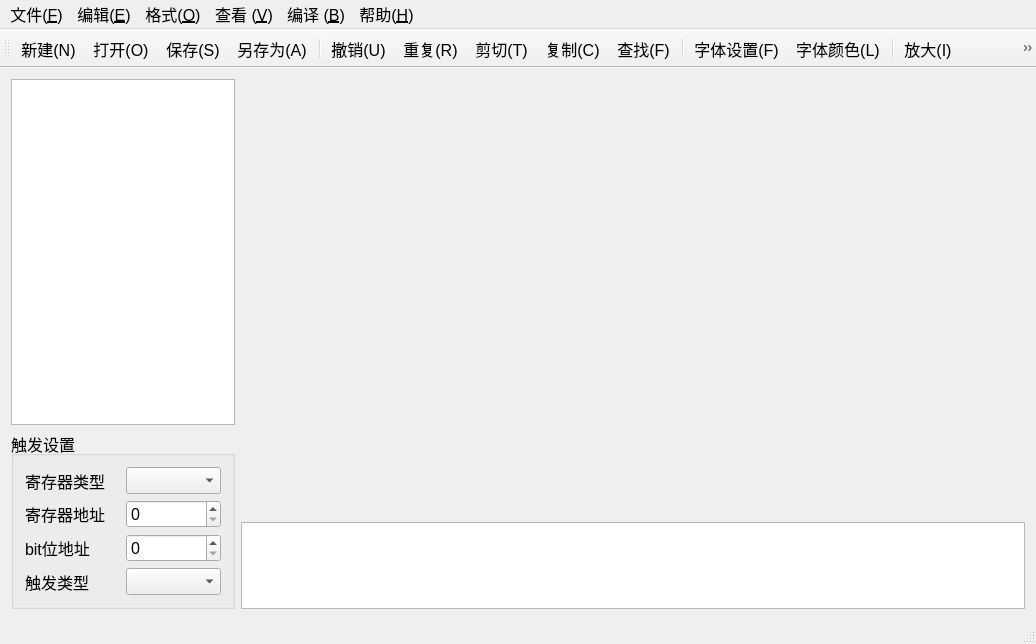
<?xml version="1.0" encoding="UTF-8"?>
<ui version="4.0">
 <class>QEditor</class>
 <widget class="QMainWindow" name="QEditor">
  <property name="windowModality">
   <enum>Qt::WindowModal</enum>
  </property>
  <property name="geometry">
   <rect>
    <x>0</x>
    <y>0</y>
    <width>1036</width>
    <height>644</height>
   </rect>
  </property>
  <property name="font">
   <font>
    <pointsize>12</pointsize>
   </font>
  </property>
  <property name="windowTitle">
   <string>宏指令编辑器</string>
  </property>
  <widget class="QWidget" name="centralWidget">
   <layout class="QHBoxLayout" name="horizontalLayout" stretch="2,7">
    <item>
     <layout class="QVBoxLayout" name="verticalLayout" stretch="5,2">
      <item>
       <widget class="QTableWidget" name="tableWidget">
        <property name="font">
         <font>
          <pointsize>12</pointsize>
         </font>
        </property>
        <property name="columnCount">
         <number>1</number>
        </property>
        <attribute name="horizontalHeaderVisible">
         <bool>false</bool>
        </attribute>
        <attribute name="horizontalHeaderStretchLastSection">
         <bool>true</bool>
        </attribute>
        <attribute name="verticalHeaderStretchLastSection">
         <bool>false</bool>
        </attribute>
        <column/>
       </widget>
      </item>
      <item>
       <widget class="QGroupBox" name="groupBox">
        <property name="title">
         <string>触发设置</string>
        </property>
        <layout class="QGridLayout" name="gridLayout">
         <item row="2" column="0">
          <widget class="QLabel" name="label_6">
           <property name="text">
            <string>bit位地址</string>
           </property>
          </widget>
         </item>
         <item row="1" column="2">
          <widget class="QSpinBox" name="regAddress"/>
         </item>
         <item row="1" column="0">
          <widget class="QLabel" name="label_5">
           <property name="text">
            <string>寄存器地址</string>
           </property>
          </widget>
         </item>
         <item row="0" column="0">
          <widget class="QLabel" name="label_2">
           <property name="text">
            <string>寄存器类型</string>
           </property>
          </widget>
         </item>
         <item row="0" column="2">
          <widget class="QComboBox" name="regType"/>
         </item>
         <item row="2" column="2">
          <widget class="QSpinBox" name="bitAddress"/>
         </item>
         <item row="3" column="0">
          <widget class="QLabel" name="label_3">
           <property name="text">
            <string>触发类型</string>
           </property>
          </widget>
         </item>
         <item row="3" column="2">
          <widget class="QComboBox" name="triggerType"/>
         </item>
        </layout>
       </widget>
      </item>
     </layout>
    </item>
    <item>
     <layout class="QVBoxLayout" name="verticalLayout_2" stretch="10,2">
      <item>
       <widget class="CodeEidtor" name="codeEditor" native="true"/>
      </item>
      <item>
       <widget class="QTableWidget" name="output">
        <property name="columnCount">
         <number>2</number>
        </property>
        <attribute name="horizontalHeaderVisible">
         <bool>false</bool>
        </attribute>
        <attribute name="horizontalHeaderStretchLastSection">
         <bool>true</bool>
        </attribute>
        <attribute name="verticalHeaderVisible">
         <bool>false</bool>
        </attribute>
        <column/>
        <column/>
       </widget>
      </item>
     </layout>
    </item>
   </layout>
  </widget>
  <widget class="QMenuBar" name="menuBar">
   <property name="geometry">
    <rect>
     <x>0</x>
     <y>0</y>
     <width>1036</width>
     <height>23</height>
    </rect>
   </property>
   <widget class="QMenu" name="menu_F">
    <property name="title">
     <string>文件(&amp;F)</string>
    </property>
    <widget class="QMenu" name="menu_RecentFile">
     <property name="title">
      <string>最近打开(&amp;R)</string>
     </property>
    </widget>
    <addaction name="action_New"/>
    <addaction name="action_Open"/>
    <addaction name="action_Save"/>
    <addaction name="action_Asave"/>
    <addaction name="separator"/>
    <addaction name="menu_RecentFile"/>
    <addaction name="separator"/>
    <addaction name="action_Quit"/>
   </widget>
   <widget class="QMenu" name="menu_E">
    <property name="title">
     <string>编辑(&amp;E)</string>
    </property>
    <addaction name="action_Undo"/>
    <addaction name="action_Redo"/>
    <addaction name="separator"/>
    <addaction name="action_Cut"/>
    <addaction name="action_Copy"/>
    <addaction name="action_Paste"/>
    <addaction name="action_Delete"/>
    <addaction name="separator"/>
    <addaction name="action_SelectAll"/>
    <addaction name="action_Clear"/>
    <addaction name="separator"/>
    <addaction name="action_Find"/>
    <addaction name="action_Replace"/>
   </widget>
   <widget class="QMenu" name="menu_O">
    <property name="title">
     <string>格式(&amp;O)</string>
    </property>
    <addaction name="action_Switch"/>
    <addaction name="separator"/>
    <addaction name="action_Font"/>
    <addaction name="action_Color"/>
   </widget>
   <widget class="QMenu" name="menu_V">
    <property name="title">
     <string>查看 (&amp;V)</string>
    </property>
    <addaction name="action_ToolsBar"/>
    <addaction name="action_StatusBar"/>
    <addaction name="separator"/>
    <addaction name="action_Highlight"/>
    <addaction name="separator"/>
    <addaction name="action_Zoomout"/>
    <addaction name="action_Zoomin"/>
   </widget>
   <widget class="QMenu" name="menu_H">
    <property name="title">
     <string>帮助(&amp;H)</string>
    </property>
    <addaction name="action_About"/>
   </widget>
   <widget class="QMenu" name="menu_B">
    <property name="title">
     <string>编译 (&amp;B)</string>
    </property>
    <addaction name="action_Build"/>
    <addaction name="action_Clear"/>
   </widget>
   <addaction name="menu_F"/>
   <addaction name="menu_E"/>
   <addaction name="menu_O"/>
   <addaction name="menu_V"/>
   <addaction name="menu_B"/>
   <addaction name="menu_H"/>
  </widget>
  <widget class="QToolBar" name="mainToolBar">
   <attribute name="toolBarArea">
    <enum>TopToolBarArea</enum>
   </attribute>
   <attribute name="toolBarBreak">
    <bool>false</bool>
   </attribute>
   <addaction name="action_New"/>
   <addaction name="action_Open"/>
   <addaction name="action_Save"/>
   <addaction name="action_Asave"/>
   <addaction name="separator"/>
   <addaction name="action_Undo"/>
   <addaction name="action_Redo"/>
   <addaction name="action_Cut"/>
   <addaction name="action_Copy"/>
   <addaction name="action_Find"/>
   <addaction name="separator"/>
   <addaction name="action_Font"/>
   <addaction name="action_Color"/>
   <addaction name="separator"/>
   <addaction name="action_Zoomout"/>
   <addaction name="action_Zoomin"/>
   <addaction name="separator"/>
   <addaction name="action_Build"/>
   <addaction name="action_Clear"/>
  </widget>
  <widget class="QStatusBar" name="statusBar"/>
  <action name="action_New">
   <property name="icon">
    <iconset resource="../application.qrc">
     <normaloff>:/new</normaloff>:/new</iconset>
   </property>
   <property name="text">
    <string>新建(&amp;N)</string>
   </property>
  </action>
  <action name="action_Open">
   <property name="icon">
    <iconset resource="../application.qrc">
     <normaloff>:/open</normaloff>:/open</iconset>
   </property>
   <property name="text">
    <string>打开(&amp;O)</string>
   </property>
  </action>
  <action name="action_Save">
   <property name="icon">
    <iconset resource="../application.qrc">
     <normaloff>:/save</normaloff>:/save</iconset>
   </property>
   <property name="text">
    <string>保存(&amp;S)</string>
   </property>
  </action>
  <action name="action_Asave">
   <property name="icon">
    <iconset resource="../application.qrc">
     <normaloff>:/asave</normaloff>:/asave</iconset>
   </property>
   <property name="text">
    <string>另存为(&amp;A)</string>
   </property>
  </action>
  <action name="action_R">
   <property name="text">
    <string>最近打开(&amp;R)</string>
   </property>
  </action>
  <action name="action_Quit">
   <property name="icon">
    <iconset resource="resources.qrc">
     <normaloff>:/quit</normaloff>:/quit</iconset>
   </property>
   <property name="text">
    <string>退出(&amp;Q)</string>
   </property>
  </action>
  <action name="action_Undo">
   <property name="icon">
    <iconset resource="../application.qrc">
     <normaloff>:/undo</normaloff>:/undo</iconset>
   </property>
   <property name="text">
    <string>撤销(&amp;U)</string>
   </property>
  </action>
  <action name="action_Redo">
   <property name="icon">
    <iconset resource="../application.qrc">
     <normaloff>:/redo</normaloff>:/redo</iconset>
   </property>
   <property name="text">
    <string>重复(&amp;R)</string>
   </property>
  </action>
  <action name="action_Cut">
   <property name="icon">
    <iconset resource="../application.qrc">
     <normaloff>:/cut</normaloff>:/cut</iconset>
   </property>
   <property name="text">
    <string>剪切(&amp;T)</string>
   </property>
  </action>
  <action name="action_Copy">
   <property name="icon">
    <iconset resource="../application.qrc">
     <normaloff>:/copy</normaloff>:/copy</iconset>
   </property>
   <property name="text">
    <string>复制(&amp;C)</string>
   </property>
  </action>
  <action name="action_Paste">
   <property name="icon">
    <iconset resource="../application.qrc">
     <normaloff>:/paste</normaloff>:/paste</iconset>
   </property>
   <property name="text">
    <string>粘贴(&amp;P)</string>
   </property>
  </action>
  <action name="action_Delete">
   <property name="icon">
    <iconset resource="resources.qrc">
     <normaloff>:/stock_delete</normaloff>:/stock_delete</iconset>
   </property>
   <property name="text">
    <string>删除(&amp;D)</string>
   </property>
  </action>
  <action name="action_SelectAll">
   <property name="icon">
    <iconset resource="resources.qrc">
     <normaloff>:/edit-select-all</normaloff>:/edit-select-all</iconset>
   </property>
   <property name="text">
    <string>全选(&amp;A)</string>
   </property>
  </action>
  <action name="action_Clear">
   <property name="icon">
    <iconset resource="resources.qrc">
     <normaloff>:/editclear</normaloff>:/editclear</iconset>
   </property>
   <property name="text">
    <string>清理(&amp;L)</string>
   </property>
   <property name="toolTip">
    <string>清理(L)</string>
   </property>
  </action>
  <action name="action_Find">
   <property name="icon">
    <iconset resource="resources.qrc">
     <normaloff>:/replace</normaloff>:/replace</iconset>
   </property>
   <property name="text">
    <string>查找(&amp;F)</string>
   </property>
  </action>
  <action name="action_Replace">
   <property name="text">
    <string>替换(&amp;R)</string>
   </property>
  </action>
  <action name="action_Switch">
   <property name="checkable">
    <bool>true</bool>
   </property>
   <property name="text">
    <string>自动换行(&amp;W)</string>
   </property>
  </action>
  <action name="action_Font">
   <property name="icon">
    <iconset resource="resources.qrc">
     <normaloff>:/font</normaloff>:/font</iconset>
   </property>
   <property name="text">
    <string>字体设置(F)</string>
   </property>
  </action>
  <action name="action_Color">
   <property name="icon">
    <iconset resource="resources.qrc">
     <normaloff>:/textcolor</normaloff>:/textcolor</iconset>
   </property>
   <property name="text">
    <string>字体颜色(&amp;L)</string>
   </property>
  </action>
  <action name="action_ToolsBar">
   <property name="checkable">
    <bool>true</bool>
   </property>
   <property name="text">
    <string>工具栏(T)</string>
   </property>
  </action>
  <action name="action_StatusBar">
   <property name="checkable">
    <bool>true</bool>
   </property>
   <property name="text">
    <string>状态栏(&amp;S)</string>
   </property>
  </action>
  <action name="action_Highlight">
   <property name="checkable">
    <bool>true</bool>
   </property>
   <property name="text">
    <string>高亮显示(&amp;H)</string>
   </property>
  </action>
  <action name="action_Zoomout">
   <property name="icon">
    <iconset resource="resources.qrc">
     <normaloff>:/zoom-in</normaloff>:/zoom-in</iconset>
   </property>
   <property name="text">
    <string>放大(&amp;I)</string>
   </property>
  </action>
  <action name="action_Zoomin">
   <property name="icon">
    <iconset resource="resources.qrc">
     <normaloff>:/zoom-out</normaloff>:/zoom-out</iconset>
   </property>
   <property name="text">
    <string>缩小(&amp;O)</string>
   </property>
  </action>
  <action name="action_About">
   <property name="text">
    <string>关于(&amp;A)</string>
   </property>
  </action>
  <action name="actionSdf">
   <property name="text">
    <string>sdf</string>
   </property>
  </action>
  <action name="action_Build">
   <property name="icon">
    <iconset resource="../application.qrc">
     <normaloff>:/build</normaloff>:/build</iconset>
   </property>
   <property name="text">
    <string>编译</string>
   </property>
   <property name="toolTip">
    <string>编译</string>
   </property>
   <property name="shortcut">
    <string>Ctrl+B</string>
   </property>
  </action>
 </widget>
 <layoutdefault spacing="6" margin="11"/>
 <customwidgets>
  <customwidget>
   <class>CodeEidtor</class>
   <extends>QWidget</extends>
   <header>codeeidtor.h</header>
   <container>1</container>
  </customwidget>
 </customwidgets>
 <resources>
  <include location="../application.qrc"/>
  <include location="resources.qrc"/>
 </resources>
 <connections/>
</ui>
